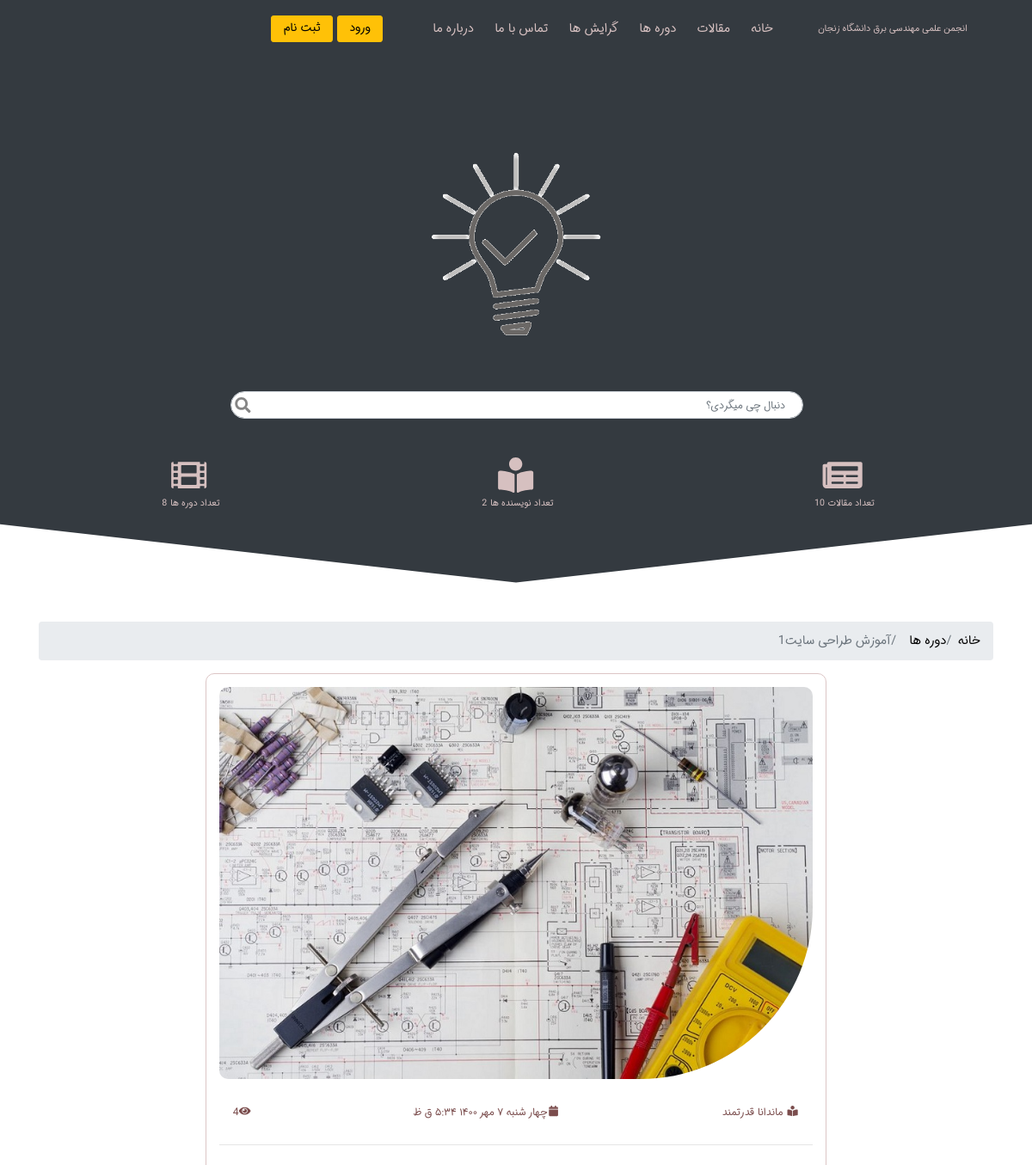
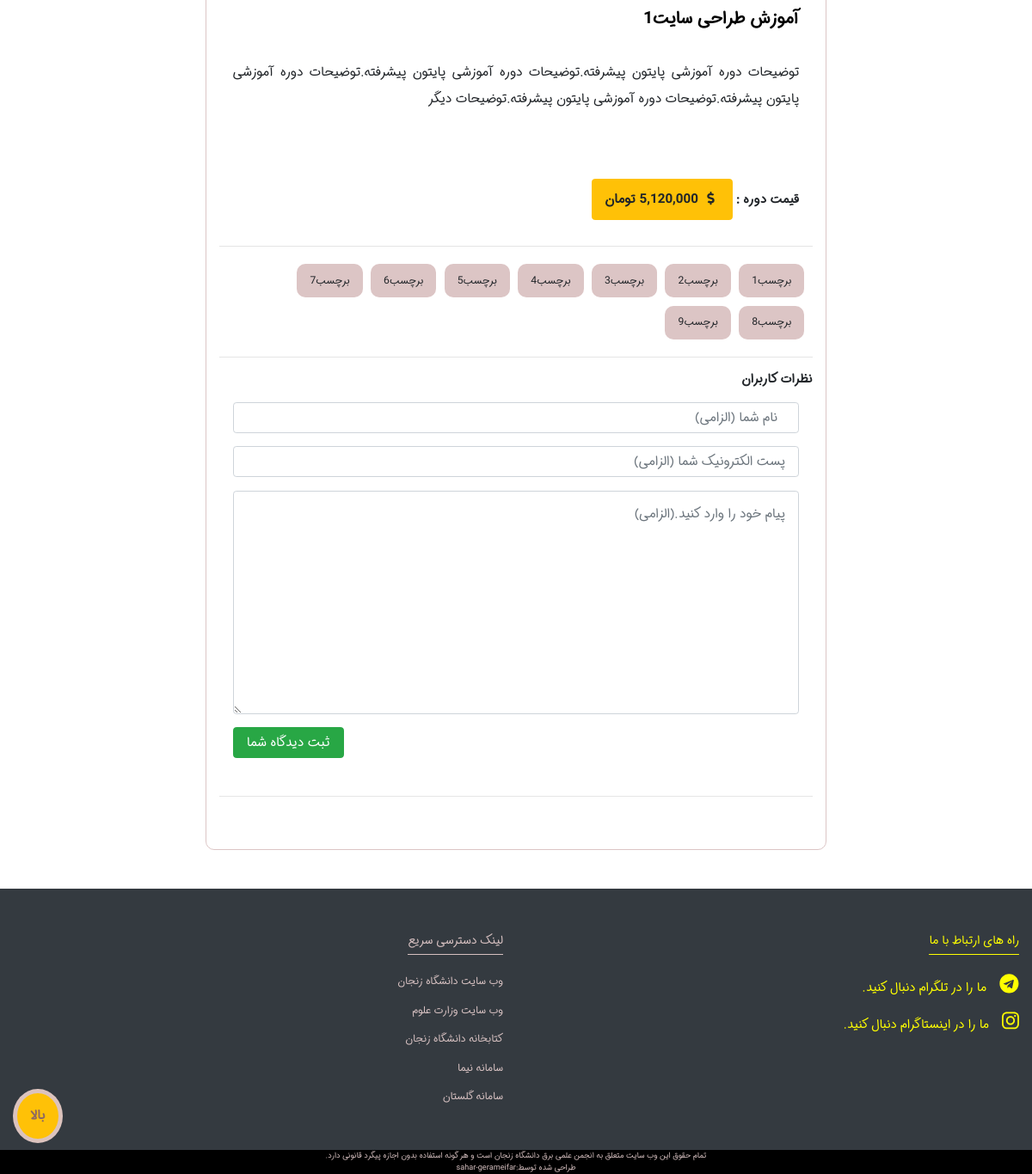
The page /index.php?c=course&a=detail&id=5 on the database its author committed (2 pictures, top to bottom).
### tables this page shows
CREATE TABLE `setting_tbl` (
  `id` int(11) NOT NULL,
  `title_site` varchar(250) NOT NULL,
  `logo_site` varchar(250) NOT NULL,
  `link_instagram` varchar(250) NOT NULL,
  `link_telegram` varchar(250) NOT NULL,
  `address` varchar(250) NOT NULL,
  `link_znu` varchar(250) NOT NULL,
  `link_olom` varchar(250) NOT NULL,
  `link_library` varchar(250) NOT NULL,
  `link_nima` varchar(250) NOT NULL,
  `link_golestan` varchar(250) NOT NULL,
  `copyright` text NOT NULL,
  `about_znu` text NOT NULL,
  `email` varchar(250) NOT NULL
);

CREATE TABLE `menu_tbl` (
  `id` int(11) NOT NULL,
  `title` varchar(250) NOT NULL,
  `url` varchar(250) NOT NULL,
  `chid` int(11) NOT NULL,
  `sort` int(11) NOT NULL,
  `status` int(11) NOT NULL
);

CREATE TABLE `course_tbl` (
  `id` int(11) NOT NULL,
  `title` varchar(250) NOT NULL,
  `body` text NOT NULL,
  `tags` varchar(255) NOT NULL,
  `image` varchar(250) NOT NULL,
  `teacher` varchar(250) NOT NULL,
  `price` int(11) NOT NULL,
  `date` varchar(250) NOT NULL,
  `show_status` int(11) NOT NULL,
  `view_course` bigint(100) NOT NULL
);

### controller/Clayout.php (called while the page is built, shortened)
<?php
require_once 'admin/model/Mmenu.php';
require_once 'admin/model/Msetting.php';
require_once 'admin/model/Mpaper.php';
require_once 'admin/model/Mcourse.php';
require_once 'admin/model/Muser.php';
$course=new course();
$paper=new paper();
$menu = new menu();
$setting = new setting();
$user = new user();
$menu_list=$menu->enable_menu_list();
$settings = $setting->setting_show();
$paper_results=$paper->enable_count_paper_list();
$course_results=$course->enable_count_course_list();
$user_results=$user->enable_count_writer_list();
?>

### admin/model/Mindex.php (called while the page is built, shortened)
<?php
class main {
    public function __construct()
    {
        global $pdo;
        $this->pdo=$pdo;
    }
}

### admin/model/Msetting.php (called while the page is built, shortened)
<?php
require_once 'Mindex.php';
class setting extends main
{
    public function setting_show()
    {
        $sql = $this->pdo->prepare("SELECT * FROM setting_tbl ");
        $sql->execute();
        $result = $sql->fetch(PDO::FETCH_ASSOC);
        return $result;
    }
}

### admin/model/Mmenu.php (called while the page is built, shortened)
<?php
require_once 'Mindex.php';
class menu extends main
{
    public function enable_menu_list()
    {
        $sql = $this->pdo->prepare("SELECT * FROM menu_tbl WHERE status=? AND chid=? ORDER BY sort ASC");
        $sql->bindValue(1,'1');
        $sql->bindValue(2,'0');
        $sql->execute();
        $result = $sql->fetchAll(PDO::FETCH_ASSOC);
        return $result;
    }
    public function enable_submenu_list($id)
    {
        $sql = $this->pdo->prepare("SELECT * FROM menu_tbl WHERE status=? AND chid=? ORDER BY sort ASC");
        $sql->bindValue(1,'1');
        $sql->bindValue(2,$id);
        $sql->execute();
        $result = $sql->fetchAll(PDO::FETCH_ASSOC);
        return $result;
    }
}

### admin/model/Mpaper.php (called while the page is built, shortened)
<?php
require_once 'Mindex.php';
class paper extends main
{
    public function enable_count_paper_list() {
        $sql = $this->pdo->prepare("SELECT COUNT(id) FROM paper_tbl WHERE show_status=? ORDER BY date DESC LIMIT 6");
        $sql->bindValue(1,'1');
        $sql->execute();
        $results = $sql->fetch(PDO::FETCH_ASSOC);
        return $results;
    }
}

### admin/model/Muser.php (called while the page is built, shortened)
<?php
require_once 'Mindex.php';
class user extends main
{
    public function enable_count_writer_list()
    {
        $sql = $this->pdo->prepare("SELECT COUNT(id) FROM user_tbl WHERE status=? AND verifyAdmin=? ");
        $sql->bindValue(1,'1');
        $sql->bindValue(2,'1');
        $sql->execute();
        $results = $sql->fetch(PDO::FETCH_ASSOC);
        return $results;
    }
}

### admin/model/Mcourse.php (called while the page is built, shortened)
<?php
require_once 'Mindex.php';
class course extends main
{
    public function comment_show_insite($id)
    {
        $sql = $this->pdo->prepare("SELECT * FROM course_comment_tbl WHERE show_status=? AND reply=? AND course_id=? ORDER BY comment_date DESC ");
        $sql->bindValue(1, '1');
        $sql->bindValue(2, '0');
        $sql->bindValue(3, $id);
        $sql->execute();
        $result = $sql->fetchAll(PDO::FETCH_ASSOC);
        return $result;
    }
    public function enable_count_course_list()
    {
        $sql = $this->pdo->prepare("SELECT COUNT(id) FROM course_tbl WHERE show_status=? ORDER BY date DESC ");
        $sql->bindValue(1, '1');
        $sql->execute();
        $results = $sql->fetch(PDO::FETCH_ASSOC);
        return $results;
    }
    public function course_show($id)
    {
        $sql = $this->pdo->prepare("SELECT * FROM course_tbl WHERE id=? ");
        $sql->bindValue(1, $id);
        $sql->execute();
        $result = $sql->fetch(PDO::FETCH_ASSOC);
        return $result;
    }
}

### controller/Ccourse.php (called while the page is built, shortened)
<?php
require_once 'admin/model/Mcourse.php';
$course = new course();
switch ($action) {
  case 'detail':
    $id = $_GET['id'];
    $row = $course->course_show($id);
    $view_course = $row['view_course'] + 1;
    $course->course_view($id, $view_course);
    $result = $course->course_show($id);
    $comments = $course->comment_show_insite($id);
    break;
}
require_once "view/$controller/$action.php";

### view/course/detail.php (the view, shortened to what this page needs)
<section class="content my-5 ">
    <div class="container">
        <div class="breadcrumb">
            <li class="breadcrumb-item "><a href="index.php">خانه</a></li>
            <li class="breadcrumb-item "><a href="index.php?c=course&a=list">دوره ها</a></li>
            <li class="breadcrumb-item active "> <?php echo  $result['title']; ?></li>
        </div>
    </div>
    <div class="container d-flex justify-content-center">
        <div class=" content-course-item ">
            <div class=" content-course-image ">
                <img src="<?php echo  $result['image']; ?>" alt="coursw-image" class="img-fluid ">
            </div>
            <div class="d-flex justify-content-between mt-3">
                <span class="seen-writer" title=" مدرس دوره"><i class="fas fa-book-reader fa-fw"></i> <?php echo  $result['teacher']; ?> </span>
                <span class="seen-writer" title=" زمان برگزاری دوره"><i class="fas fa-calendar fa-fw"></i><?php echo  $result['date']; ?></span>
                <span class="seen-caption" title=" تعداد بازدیدهای دوره"><i class="fas fa-eye fa-fw"></i><?php echo  $result['view_course']; ?></span>
            </div>
            <hr>
            <div class="content-caption">
                <a href="index.php?c=course&a=detail&id=<?php echo  $result['id']; ?>" class="content-link"> <?php echo  $result['title']; ?></a>
                <p> <?php echo  $result['body']; ?> </p>
                <div class="p-3 mt-5">
                    <span class=" font-weight-bold">قیمت دوره : </span>
                    <?php if ($result['price'] == 0) { ?>
                        <p class="btn btn-warning btn-md px-3 py-2 font-weight-bolder my-auto"><i class="fas fa-dollar-sign fa-fw"></i> <?php echo 'رایگان'; ?></p>
                    <?php } else { ?>
                        <p class="btn btn-warning btn-md px-3 py-2 font-weight-bolder my-auto"><i class="fas fa-dollar-sign fa-fw"></i> <?php echo number_format($result['price']) . ' تومان'; ?></p>
                    <?php } ?>
                </div>
            </div>
            <hr>
            <div class="content-tag row d-flex justify-content-start">
                <?php if ($result['tags']) {
                      $array_tags = explode(",", $result['tags']);
                      foreach ($array_tags as $tag) {
                  ?>
                        <span><?php echo $tag; ?></span>
                <?php }
                  }  ?>
            </div>
            <hr>
            <b>نظرات کاربران</b>
            <form method="POST" action="index.php?c=course&a=add&id=<?php echo  $result['id']; ?>">
                <div class="form-group m-3">
                    <input type="text" class="form-control  p-3 mt-3" name="frm[name]" placeholder="  نام شما (الزامی) " required>
                    <input type="email" class="form-control  p-3 mt-3" name="frm[email]" placeholder="پست الکترونیک شما (الزامی)  " required>
                    <textarea class="form-control ckeditor p-3 mt-3" name="frm[body]" id="editor1" cols="30" rows="10" required placeholder="پیام خود را وارد کنید.(الزامی)"></textarea>
                    <button type="submit" class="btn btn-success px-3 mt-3 float-left" name="btn">ثبت دیدگاه شما</button>
                </div>
            </form>
            <br>
            <br>
            <br>
            <hr>
            <div class="comment p-3">
            </div>
        </div>
    </div>
</section>

### view/layout/header.php (shortened to what this page needs)
<?php $search_content=@$_POST['search_content']?$_POST['search_content']:null; ?>
<html lang="en">
<head>
    <link rel="stylesheet" href="public/default/css/sweet-alert.css">
    <link rel="stylesheet" href="public/default/css/bootstrap.css">
    <link rel="stylesheet" href="public/default/css/style.css">
</head>
<body>
    <header class="bg-dark pb-lg-5">
        <div class="container">
            <nav class="navbar navbar-expand-lg navbar-light pt-3 pb-lg-5" id="top_nav">
                <a class="navbar-brand" href="#"><?php echo $settings['title_site']; ?> </a>
                <div class="collapse navbar-collapse" id="navbarSupportedContent">
                    <ul class="navbar-nav">
                        <?php foreach ($menu_list as $val) :
                            $rows = $menu->enable_submenu_list($val['id']);
                            if ($rows) {
                        ?>
                                <li class="nav-item dropdown">
                                    <a class="nav-link dropdown-toggle" href="<?php echo $val['url']; ?>" id="navbarDropdown" role="button" data-toggle="dropdown" aria-haspopup="true" aria-expanded="false">
                                        <?php echo $val['title']; ?>
                                    </a>
                                    <div class="dropdown-menu dropdown-menu-right" aria-labelledby="navbarDropdown">
                                        <?php foreach ($rows as $row) : ?>
                                            <a class="dropdown-item" href="<?php echo $row['url']; ?>"><?php echo $row['title']; ?> </a>
                                        <?php endforeach; ?>
                                    </div>
                                </li>
                            <?php } else { ?>
                                <li class="nav-item ">
                                    <a class="nav-link " href=" <?php echo $val['url']; ?>" id="navbarDropdown" role="button" aria-haspopup="true" aria-expanded="false">
                                        <?php echo $val['title']; ?>
                                    </a>
                                </li>
                            <?php } ?>
                        <?php endforeach; ?>
                    </ul>
                    <div class="mr-5">
                        <?php
                        if (isset($_SESSION['user_id'])) {
                            echo '<span class= "mx-2 header-login my-2">' . $_SESSION['name'] . ' عزیز خوش آمدی</span> ';
                            ?><div> <?php if($_SESSION['role']){
                                echo " <a class=' btn btn-warning btn-sm header-login-link my-2' href='admin/index.php' >پنل کاربری من</a>";
                            }else {
                                echo " <a class=' btn btn-warning btn-sm header-login-link my-2' href='admin/dashbord.php' >پنل کاربری من</a>";
                            }
                            echo " <a class=' btn btn-warning btn-sm header-login-link my-2' href='index.php?c=user&a=logout' >خروج</a>";
                            ?></div>
                        <?php } else {
                            echo "<a class='btn btn-warning btn-sm header-login-link' href='index.php?c=user&a=login'>ورود</a> ";
                            echo "<a class='btn btn-warning btn-sm header-login-link' href='index.php?c=user&a=register' >ثبت نام</a>";
                        }
                        ?>
                    </div>
                </div>
            </nav>
            <div class="row justify-content-center">
                <div class="col-4  w-50 h-50"><img src="public/default/image/bg.gif" alt="animation-background" class="img-fluid"></div>
            </div>
            <div class="pt-lg-1 pb-5 pt-0 mt-lg-1 mt-0">
                <form class="form-inline my-2 my-lg-0 mr-auto justify-content-center" method="POST" action="index.php?c=search">
                    <input class="form-control mr-sm-2 placholder search-box" type="search" placeholder="دنبال چی میگردی؟" aria-label="Search" name="search_content" value="<?php echo $search_content;?>" >
                    <button class="search-icon btn" type="submit"><i class="fas fa-search fa-fw"></i></button>
                </form>
            </div>
            <div>
                <div class="row justify-content-center mb-4">
                    <div class="col-4 info-site "><a href="#" class="info-icon"> <i class="fas fa-newspaper fa-fw"></i></a>
                        <div class="row d-flex justify-content-center">
                            <p> تعداد مقالات </p>
                            <p class="px-1"> <?php echo $paper_counts; ?> </p>
                        </div>
                    </div>
                    <div class="col-4 info-site"><a href="#" class="info-icon"> <i class="fas fa-book-reader fa-fw"></i></a>
                        <div class="row d-flex justify-content-center">
                            <p>تعداد نویسنده ها</p>
                            <p class="px-1"> <?php echo $user_counts; ?> </p>
                        </div>
                    </div>
                    <div class="col-4 info-site "><a href="#" class="info-icon"> <i class="fas fa-film fa-fw"></i></a>
                        <div class="row d-flex justify-content-center">
                            <p>تعداد دوره ها</p>
                            <p class="px-1"> <?php echo $course_counts; ?> </p>
                        </div>
                    </div>
                </div>
            </div>
        </div>
    </header>

### view/layout/footer.php (shortened to what this page needs)
<footer class="footer ">
    <div class="container-fluid bg-dark py-5 ">
        <div class="row ">
            <div class="col-l2 col-md-6 ">
                <p class="link-footer-title2"> راه های ارتباط با ما</p>
                <a href="<?php echo $settings['link_telegram']; ?>" class="footer-icon " title="تلگرام"><i class="fab fa-telegram"></i><span class="p-3">ما را در تلگرام دنبال کنید.</span></a>
                <a href="<?php echo $settings['link_instagram']; ?>" class="footer-icon" title="اینستاگرام "> <i class="fab fa-instagram"></i><span class="p-3">ما را در اینستاگرام دنبال کنید.</span></a>
            </div>
            <div class="col-l2 col-md-6">
                <p class="link-footer-title1">لینک دسترسی سریع</p>
                <a href="<?php echo $settings['link_znu']; ?>" title="دانشگاه زنجان" class="footer-link">وب سایت دانشگاه زنجان</a>
                <a href="<?php echo $settings['link_olom']; ?>" title=" وزارت علوم" class="footer-link">وب سایت وزارت علوم </a>
                <a href="<?php echo $settings['link_library']; ?>" title=" کتابخانه مرکزی" class="footer-link"> کتابخانه دانشگاه زنجان </a>
                <a href="<?php echo $settings['link_nima']; ?>" title=" سامانه نیما" class="footer-link"> سامانه نیما</a>
                <a href="<?php echo $settings['link_golestan']; ?>" title=" سامانه گلستان" class="footer-link"> سامانه گلستان</a>
            </div>
        </div>
        <a href="#top_nav" class="float-left nav_top "><span class="btn btn-warning ">بالا</span></a>
    </div>
    <div class="footer2 ">
        <p class="footer-privacy"><?php echo $settings['copyright']; ?> </p>
        <a href="https://ir.linkedin.com/in/sahar-gerameifar-7b226712a" class="footer-privacy-link "><span>طراحی شده توسط:sahar-gerameifar</span> </a>
    </div>
</footer>
</body>
</html>

### rows shown on the page
setting_tbl: title_site "انجمن علمی مهندسی برق دانشگاه زنجان", copyright "تمام حقوق این وب سایت متعلق به انجمن علمی برق دانشگاه زنجان است و هر گونه استفاده بدون اجازه پیگرد قانونی دارد."
menu_tbl: title "خانه"
menu_tbl: title "مقالات"
menu_tbl: title "دوره ها"
menu_tbl: title "گرایش ها"
menu_tbl: title "تماس با ما"
menu_tbl: title "درباره ما"
course_tbl: title "آموزش طراحی سایت1", image (picture), teacher "ماندانا قدرتمند", date "چهار شنبه ۷ مهر ۱۴۰۰ ۵:۳۴ ق ظ", view_course "4", body "توضیحات دوره آموزشی پایتون پیشرفته.توضیحات دوره آموزشی پایتون پیشرفته.توضیحات دوره آموزشی پایتون پیشرفته.توضیحات دوره آموزشی پایتون پیشرفته.توضیحات دیگر", price "5,120,000", tags "برچسب1", tags "برچسب2", tags "برچسب3", tags "برچسب4", tags "برچسب5", tags "برچسب6", tags "برچسب7", tags "برچسب8", tags "برچسب9"

### other values the page prints
$paper_counts "10"
$user_counts "2"
$course_counts "8"
